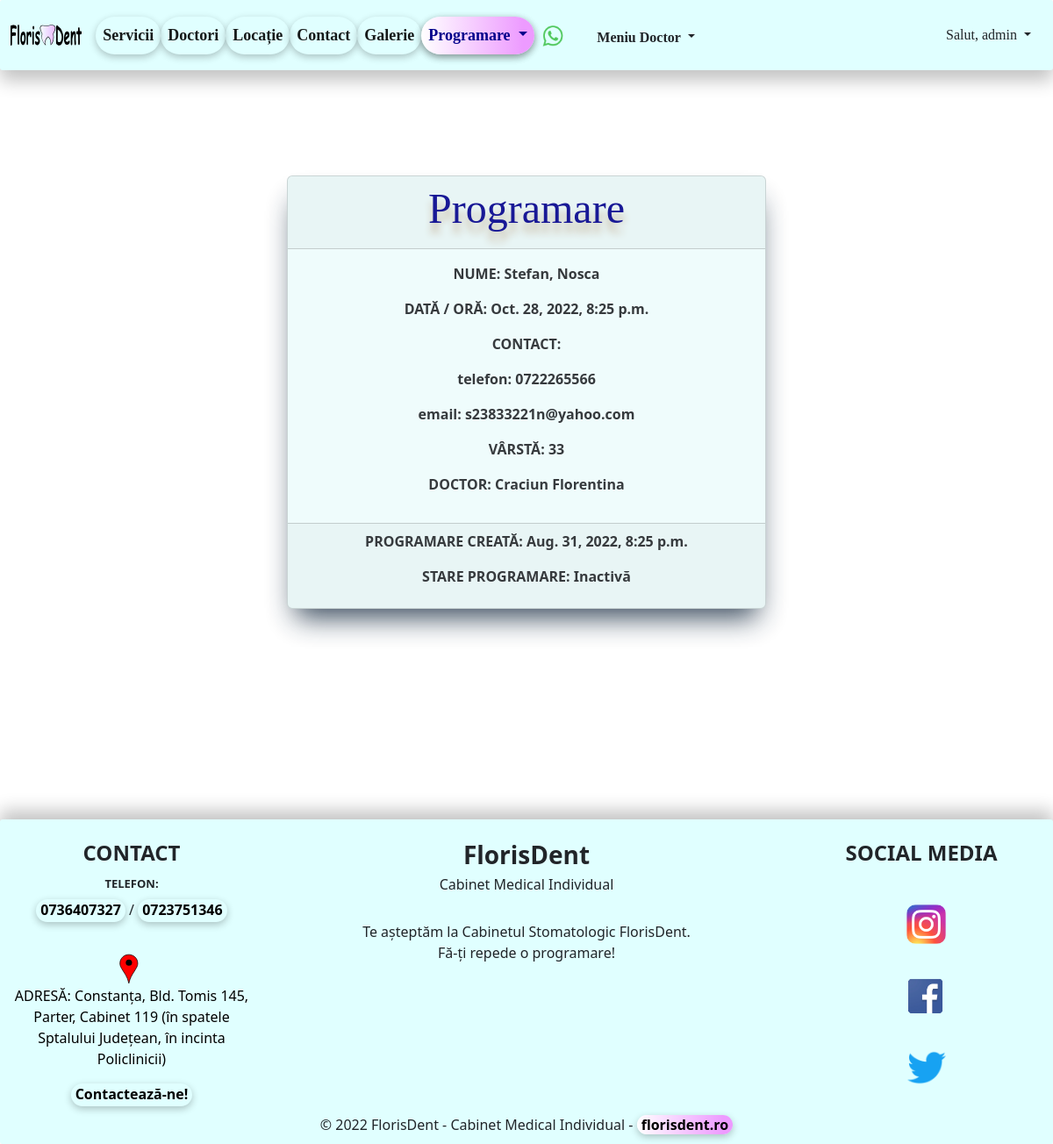
/detail_programare/33/ (signed in), run on the app's committed database.
### programari/models.py (models this page shows, shortened)
class Programari(models.Model):
    prenume = models.CharField(max_length=30)
    nume = models.CharField(max_length=30)
    varsta = models.IntegerField()
    numar_telefon = models.CharField(blank=True, max_length=20)
    email = models.EmailField(blank=True, max_length=50)
    ora_programare = models.DateTimeField()
    doctor = models.ForeignKey(Doctor, on_delete=models.CASCADE, null=True)
    active = models.BooleanField(default=True)
    created_at = models.DateTimeField(auto_now_add=True)
    updated_at = models.DateTimeField(auto_now=True)

### doctori/models.py (models this page shows)
class Doctor(models.Model):
    nume_doctor = models.CharField(max_length=40)
    specializare = models.CharField(max_length=50)
    experienta = models.IntegerField()
    email = models.EmailField(blank=True, max_length=50)
    descriere = models.TextField(blank=True, max_length=300)
    varsta = models.IntegerField()
    image = models.ImageField(upload_to='images/doctori/', null=True, blank=True)
    active = models.BooleanField(default=True)
    created_at = models.DateTimeField(default=datetime.now)
    updated_at = models.DateTimeField(auto_now=True)
    def __str__(self):
        return f'{self.nume_doctor}'

### programari/views.py (the view)
# urls.py: path('detail_programare/<int:pk>/', views.ProgramariDetailView.as_view(), name='detail-programare'),
class ProgramariDetailView(LoginRequiredMixin, DetailView):
    template_name = 'programari/detail_programari.html'
    model = Programari

### templates/programari/detail_programari.html (shortened to what this page needs)
{% extends 'base.html' %}
{% block content %}
    <div class="container text-center">
        <div class="row">
            <div class="col-md-6 offset-md-3">
            <br><br><br>
                <div class="card"
                     style="opacity: 0.9; box-shadow: rgb(38, 57, 77) 0px 20px 30px -10px; width: auto; background-color: #eefcfc">
                    <div class="card-header">
                        <h3 class="my_header text-center">Programare</h3>
                    </div>
                    <div class="card-body">
                        <p style="font-weight: bold;">NUME: {{ programari.prenume }}, {{ programari.nume }}</p>
                        <p style="font-weight: bold;">DATĂ / ORĂ: {{ programari.ora_programare }}</p>
                        <p style="font-weight: bold;">CONTACT:</p>
                        <p style="font-weight: bold;"> telefon: {{ programari.numar_telefon }}</p>
                        <p style="font-weight: bold;">email: {{ programari.email }}</p>
                        <p style="font-weight: bold;">VÂRSTĂ: {{ programari.varsta }}</p>
                        <p style="font-weight: bold;">DOCTOR: {{ programari.doctor }}</p>
                    </div>
                    <div class="card-footer">
                        <p style="font-weight: bold;">PROGRAMARE CREATĂ: {{ programari.created_at }}</p>
                        <p style="font-weight: bold;">STARE PROGRAMARE: {% if programari.active is True %}
                            Activă
                        {% else %}
                            Inactivă
                        {% endif %}
                        </p>
                    </div>
                </div>
                <br><br>
            </div>
        </div>
    </div>
{% endblock %}

### templates/navbar.html (shortened to what this page needs)
{% load static %}
<nav class="navbar navbar-expand-sm sticky-top" style="background-color: #e0ffff; height: 80px">
    <div class="container-fluid">
        <a id="navbar-brand" class="navbar-brand" href="{% url 'home' %}" title="Prima Pagina FlorisDent">
            <img src="{% static 'images/florisdent_logo.svg' %}"
                 style="height: 1.6rem;">
        </a>
        <br>
        <div class="collapse navbar-collapse" id="navbarSupportedContent">
            <ul class="navbar-nav me-auto mb-2 mb-lg-0">
                <li class="nav-item">
                    <a class="nav-link active" aria-current="page" href="{% url 'list-preturi' %}"
                       title="Vezi serviciile noastre!">Servicii</a>
                </li>
                <li class="nav-item">
                    <a class="nav-link active" aria-current="page" href="{% url 'list-of-doctori' %}"
                       title="Vezi doctorii nostri!">Doctori</a>
                </li>
                <li class="nav-item d-flex">
                    <a class="nav-link active" aria-current="page" href="{% url 'locatie' %}"
                       title="Vezi unde ne gasesti in Constanta">Locație
                    </a>
                </li>
                <li class="nav-item d-flex">
                    <a class="nav-link active" aria-current="page" href="{% url 'create-mesaj' %}"
                       title="Contacteaza-ne!">Contact
                    </a>
                </li>
                <li class="nav-item d-flex">
                    <a class="nav-link active" aria-current="page" href="{% url 'galerie' %}"
                       title="Vezi Galeria FlorisDent!">Galerie
                    </a>
                </li>
                <li class="nav-item dropdown">
                    <a class="nav-link dropdown-toggle" href="#" role="button" data-bs-toggle="dropdown"
                       aria-expanded="false" title="Fă o programare!" style="color: darkblue; box-shadow: rgba(0, 0, 0, 0.24) 0px 3px 8px;
                        border-radius: 25px; background: rgb(252,252,252); background: linear-gradient(90deg, rgba(255,255,255,1) 0%, rgba(237,155,255,1) 90%);">
                        Programare
                    </a>
                </li>
                <a class="navbar-brand"
                   href="https://api.whatsapp.com/send?phone=+40736407327&text=Buna ziua, as dori o programare, ma puteti ajuta?"
                   title="Contacteaza-ne prin WhatsApp">
                    <img src="{% static 'images/wapp.png' %}" style="height: 25px; padding-top: 1px">
                </a>
                {% if user.is_authenticated %}
                    <div class="dropdown">
                    <button class="btn b_doctor dropdown-toggle" type="button" data-bs-toggle="dropdown"
                            aria-expanded="false" title="Vezi Meniul Doctorului">
                        Meniu Doctor
                    </button>
                {% endif %}
                </div>
            </ul>
            {% if user.is_authenticated %}
                <div class="dropdown">
                    <button class="btn b_user dropdown-toggle" type="button" data-bs-toggle="dropdown"
                            aria-expanded="false">
                        Salut, {{ user }}
                    </button>
                </div>
            {% endif %}
        </div>
    </div>
</nav>

### static/css/main.css (style rules this page uses)
.my_header { color: #00008b; font-size: xxx-large; font-family: Inder, Verdana, Paytone One; text-shadow: 0 11px 8px #c4b59d; }
.nav-link { font-size: large; }

### templates/navbar.html (style rules this page uses)
#navbar-brand { margin-bottom: 5px; padding-bottom: 5px; }
.navbar { border-radius: 3px; box-shadow: rgba(0, 0, 0, 0.24) 0px 12px 20px; width: 100%; float: left; margin: 0 0 0 0; padding: 0; margin-bottom: 3rem; }
.nav-item { font-weight: bold; font-size: smaller; font-family: "Microsoft Sans Serif"; margin: 0; box-shadow: rgba(0, 0, 0, 0.24) 0px 3px 8px; color: black; border-radius: 23px; }
.b_user { border-radius: 25px; font-family: "Microsoft Sans Serif"; }
.b_doctor { border-radius: 25px; font-family: "Microsoft Sans Serif"; font-size: medium; margin-top: 5px; margin-left: 0; font-weight: bold; }

### data on the page
Programari: prenume "Stefan", nume "Nosca", ora_programare "Oct. 28, 2022, 8:25 p.m.", numar_telefon "0722265566", email "s23833221n@yahoo.com", varsta "33", doctor "Craciun Florentina", created_at "Aug. 31, 2022, 8:25 p.m."

### other printed values
{{ user }} "admin"
